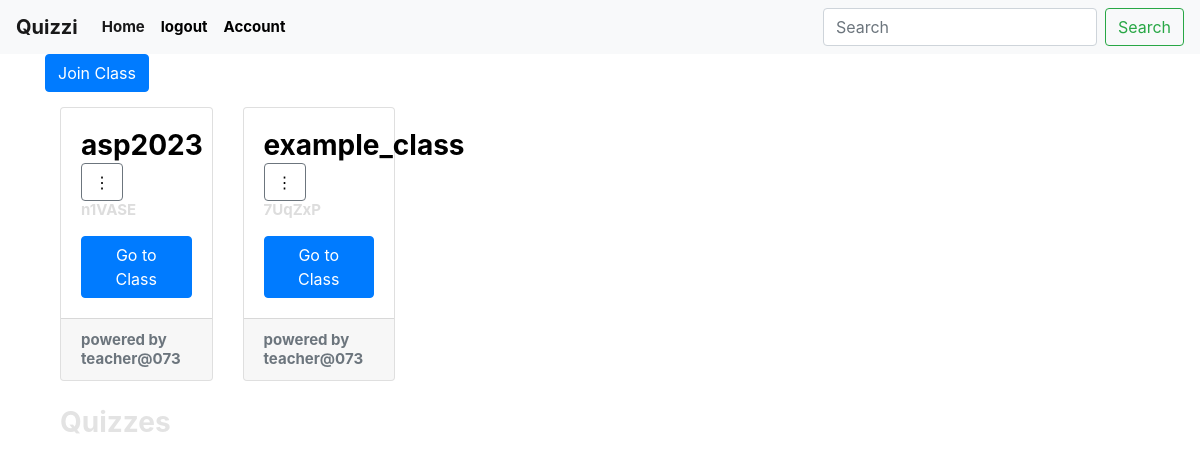
The app's page /home (signed in), older data.
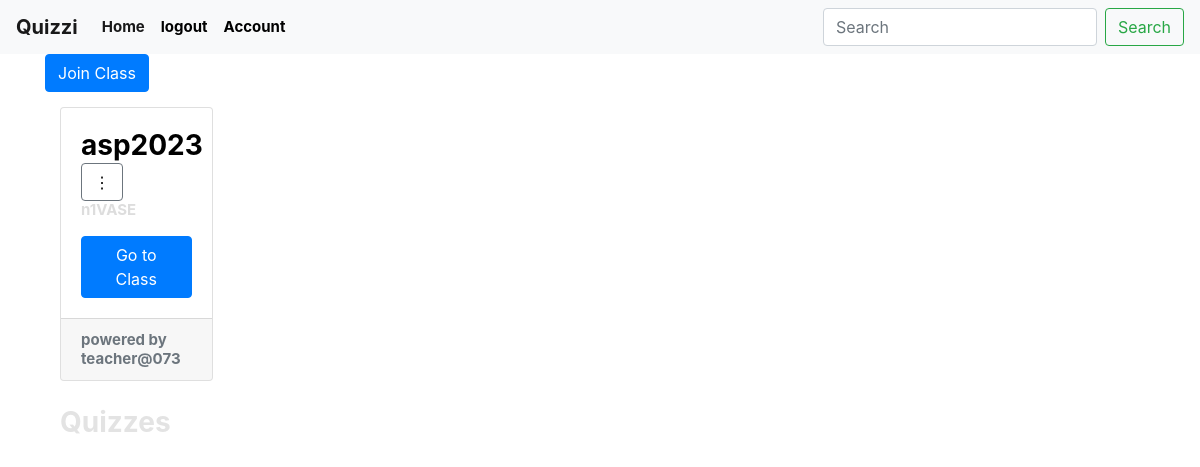
The same page, newer data.
### quiz/models.py (models this page shows, shortened)
class Class(db.Model):
    id = db.Column(db.Integer, primary_key=True)
    username = db.Column(db.String(20),nullable=False)
    class_name = db.Column(db.String(100), nullable=False)
    class_code = db.Column(db.String(6),nullable=False)
    user_id = db.Column(db.Integer, nullable=False)
    nonuserid = db.Column(db.Integer, db.ForeignKey('user.id'), nullable=False)
    assignments = db.relationship('Assignment', backref='classs', lazy=True)
    created_at = db.Column(db.DateTime, server_default=db.func.now())  # Initialized
    quizzes = db.relationship('Quiz',backref='class_',lazy=True)

### quiz/routes.py (the view)
@app.route("/home", methods=['GET'])
def home():
    user = current_user
    role = current_user.role
    if current_user.is_authenticated:
        if role == 'teacher':
            classes = Class.query.filter_by(user_id=current_user.id).all()
        else:
            classes = current_user.classses
        return render_template('home.html', classes=classes, user=user)
    return render_template('home.html', user=user)

### quiz/models.py (called while the page is built)
@login_manager.user_loader
def load_user(user_id):
    return User.query.get(int(user_id))

### quiz/templates/home.html (shortened to what this page needs)
{% extends "layout.html" %}
{% block content %}
{% if user.role == 'teacher' %}
<form method="post" action="{{ url_for('add_class') }}">
    <button type="submit" class="btn btn-primary">Create Class</button>
</form>
{% else %}
<form method="POST" action="{{ url_for('join_class') }}">
    <button type="submit" class="btn btn-primary">Join Class</button>
</form>
{% endif %}
<div class="container-fluid">
    <div class="row">
        <div class="col-md-9">
            <div class="row class-cards">
                {% for classs in classes %}
                <div class="col-md-4">
                    <div class="class-card">
                        <div class="card">
                            <div class="card-body">
                                <tr>
                                    <td>
                                      <h4 style="display: inline-block;"><a href="{{ url_for('class_info', classid=classs.id) }}" style="color: black;">{{ classs.class_name }}</a></h4>
                                    </td>
                                    <td>
                                      <div class="dropdown" style="display: inline-block;">
                                        <button class="btn btn-secondary " type="button" id="dropdownMenuButton" data-toggle="dropdown" aria-haspopup="true" aria-expanded="false" style="color: black; background-color: white;" >
                                            &vellip;
                                        </button>
                                      </div>
                                    </td>
                                  </tr>
                                <p class="card-text">{{ classs.class_code }}</p>
                                <a href="{{ url_for('class_info', classid=classs.id) }}" class="btn btn-primary">Go to Class</a>
                            </div>
                            <div class="card-footer text-muted">
                                powered by {{ classs.username }}
                            </div>
                        </div>
                    </div>
                </div>
                {% endfor %}
            </div>
        </div>
        <div class="col-md-3">
        </div>
    </div>
</div>
<div class="container mt-4">
    <div class="row">
        <div class="col-md-6">
            <h3>Quizzes</h3>
        </div>
    </div>
</div>
{% endblock %}

### quiz/templates/layout.html (shortened to what this page needs)
<html>
<head>
   <link rel="stylesheet" href="https://cdn.jsdelivr.net/npm/bootstrap@4.3.1/dist/css/bootstrap.min.css">
   <link rel="stylesheet" type="text/css" href="{{ url_for('static', filename='style.css')}}">
  </head>
<body>
<header class="site-header">
    <nav class="navbar navbar-expand-lg navbar-light bg-light" id="navbar">
        <a class="navbar-brand" href="#">Quizzi</a>
        <div class="collapse navbar-collapse" id="navbarSupportedContent">
          <ul class="navbar-nav mr-auto">
            {% if current_user.is_authenticated %}
            <li class="nav-item active">
              <a class="nav-link" href="{{ url_for('home') }}">Home <span class="sr-only">(current)</span></a>
            </li>
            <li class="nav-item">
              <a class="nav-link " href="{{ url_for('logout') }}" tabindex="-1" aria-disabled="true">logout</a>
            </li>
            <li class="nav-item">
              <a class="nav-link " href="{{ url_for('account') }}" tabindex="-1" aria-disabled="true">Account</a>
            </li>
            {% endif %}
          </ul>
          <form class="form-inline my-2 my-lg-0">
            <input class="form-control mr-sm-2" type="search" placeholder="Search" aria-label="Search">
            <button class="btn btn-outline-success my-2 my-sm-0" type="submit">Search</button>
          </form>
        </div>
      </nav>
      <main role="main" class="container">
        <div class="row">
          <div class="col-md-8">
  {% block content %}{% endblock %}
</body>
</html>

### quiz/static/style.css (style rules this page uses)
body { background-image: url("bgr.png"); background-attachment: fixed; color: #333333; margin-top: 0rem; }
.site-header .navbar-nav .nav-link { color: black }
.navbar { background-color: #333333; }
#navbar { background-color: #333333; }
h1, h2, h3, h4, h5, h6 { color: #e3e3e3; line-height: 1.25; font-size: 28px; font-weight: bold; margin: 0; }
p { color: #dddddd; }

### quiz/templates/layout.html (style rules this page uses)
body { color: #2b3a47; line-height: 1.25; font-size: 15px; font-weight: bold; margin: 0; }

Row changes from the older to the newer data that the page shows:
removed Class: class_name "example_class", class_code "7UqZxP", username "teacher@073"
